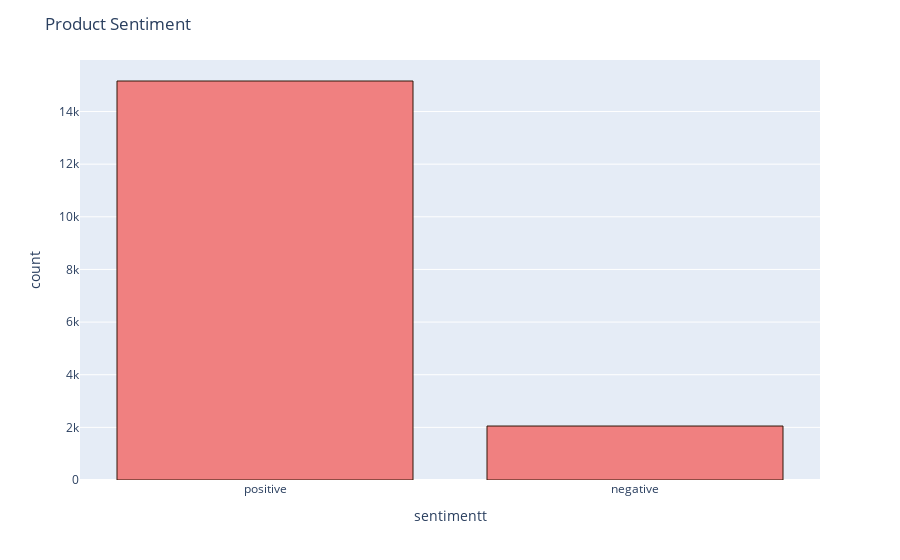

Notebook source saved alongside this figure:
### Code cell
# Distribution of reviews with sentiment

df['sentimentt'] = df['sentiment'].replace({-1 : 'negative'})
df['sentimentt'] = df['sentimentt'].replace({1 : 'positive'})
fig2 = px.histogram(df, x="sentimentt")
fig2.update_traces(marker_color="lightcoral",marker_line_color='rgb(48,23,8)',
                  marker_line_width=1)
fig2.update_layout(title_text='Product Sentiment')
fig2.show()

### Figure 1 — Plotly figure (JSON) as saved in the notebook; plotly's stock layout.template omitted (floating-point values rounded to 4 significant figures; data arrays with more than 128 entries replaced by an {"elided": "..."} marker saying what was removed)
{"data": [{"alignmentgroup": "True", "bingroup": "x", "hovertemplate": "sentimentt=%{x}<br>count=%{y}<extra></extra>", "legendgroup": "", "marker": {"color": "lightcoral", "line": {"color": "rgb(48,23,8)", "width": 1}, "pattern": {"shape": ""}}, "name": "", "offsetgroup": "", "orientation": "v", "showlegend": false, "type": "histogram", "x": {"elided": "17211 str values"}, "xaxis": "x", "yaxis": "y"}], "layout": {"barmode": "relative", "legend": {"tracegroupgap": 0}, "margin": {"t": 60}, "title": {"text": "Product Sentiment"}, "xaxis": {"anchor": "y", "domain": [0, 1], "title": {"text": "sentimentt"}}, "yaxis": {"anchor": "x", "domain": [0, 1], "title": {"text": "count"}}}}
